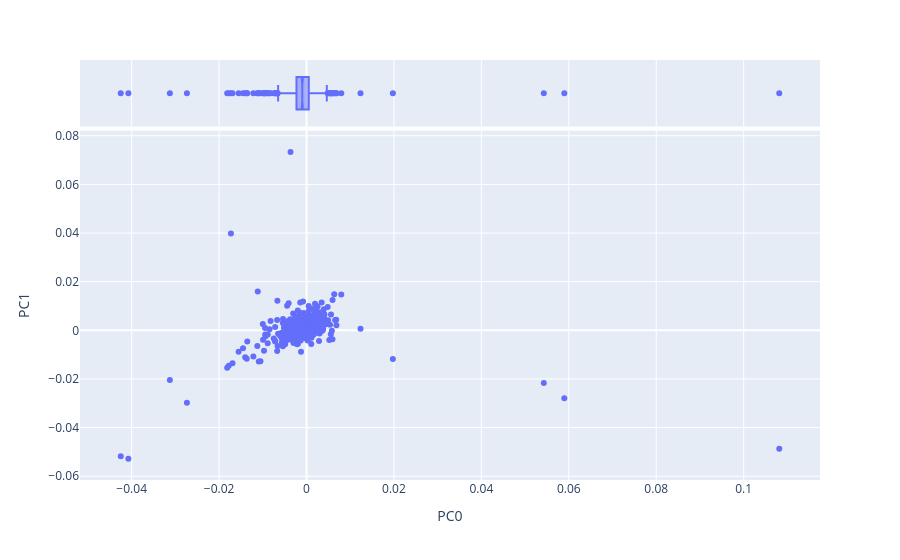

Notebook cell for this chart:
### Markdown cell above
#### Scatterplot of the loadings for the first two components

### Code cell
px.scatter(
    data_frame = LOADINGS.reset_index(),
    x = 'PC0', # first PC
    y = 'PC1', # second PC
    hover_name = 'term_str',
    marginal_x = 'box'
)

### Figure 1 — Plotly figure (JSON) as saved in the notebook; plotly's stock layout.template omitted (floating-point values rounded to 4 significant figures; data arrays with more than 128 entries replaced by an {"elided": "..."} marker saying what was removed)
{"data": [{"hovertemplate": "<b>%{hovertext}</b><br><br>PC0=%{x}<br>PC1=%{y}<extra></extra>", "hovertext": {"elided": "910 str values"}, "legendgroup": "", "marker": {"color": "#636efa", "symbol": "circle"}, "mode": "markers", "name": "", "orientation": "v", "showlegend": false, "type": "scatter", "x": {"elided": "910 float values"}, "xaxis": "x", "y": {"elided": "910 float values"}, "yaxis": "y"}, {"alignmentgroup": "True", "hovertemplate": "<b>%{hovertext}</b><br><br>PC0=%{x}<extra></extra>", "hovertext": {"elided": "910 str values"}, "legendgroup": "", "marker": {"color": "#636efa", "symbol": "circle"}, "name": "", "notched": true, "offsetgroup": "", "showlegend": false, "type": "box", "x": {"elided": "910 float values"}, "xaxis": "x2", "yaxis": "y2"}], "layout": {"legend": {"tracegroupgap": 0}, "margin": {"t": 60}, "xaxis": {"anchor": "y", "domain": [0, 1], "title": {"text": "PC0"}}, "xaxis2": {"anchor": "y2", "domain": [0, 1], "matches": "x", "showgrid": true, "showticklabels": false}, "yaxis": {"anchor": "x", "domain": [0, 0.8316], "title": {"text": "PC1"}}, "yaxis2": {"anchor": "x2", "domain": [0.8416, 1], "matches": "y2", "showgrid": false, "showline": false, "showticklabels": false, "ticks": ""}}}
